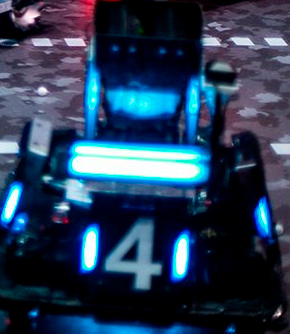
#> input picture 1read_show_write/light1.jpg, 290 x 334 px
$ python read_show_write.py
#> lines starting #> are read from the running program, lines starting #| are printed output that depends on the picture
# [5 lines of commented-out code are left out]
import cv2
from matplotlib import pyplot as plt
img = cv2.imread('light1.jpg',0);#打开为灰度图像
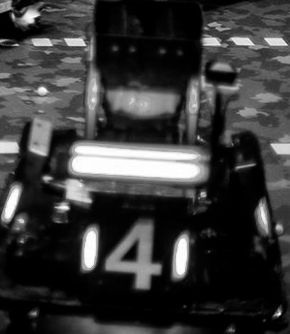
#> img: shape (334, 290); min 0, max 255, mean 57.1
plt.imshow(img, 'gray') #必须规定为显示的为什么图像
plt.xticks([]),plt.yticks([]) #隐藏坐标线
plt.show() #显示出来，不要也可以，但是一般都要了
cv2.imwrite('light1_gray.tif',img)
